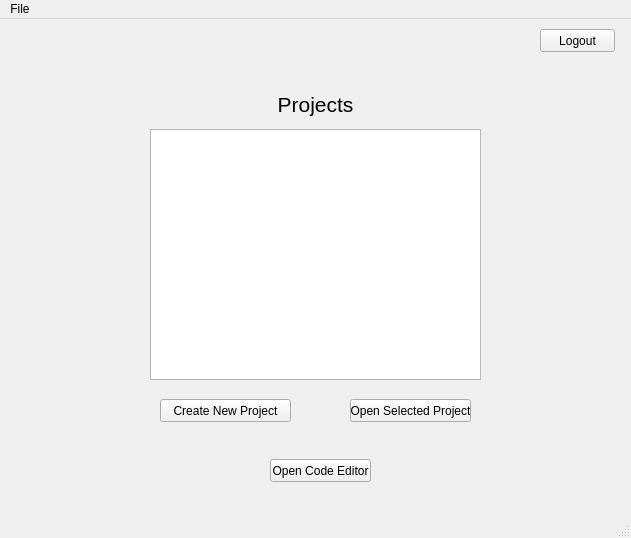
<?xml version="1.0" encoding="UTF-8"?>
<ui version="4.0">
 <class>MainWindow</class>
 <widget class="QMainWindow" name="MainWindow">
  <property name="geometry">
   <rect>
    <x>0</x>
    <y>0</y>
    <width>631</width>
    <height>538</height>
   </rect>
  </property>
  <property name="windowTitle">
   <string>MainWindow</string>
  </property>
  <widget class="QWidget" name="centralwidget">
   <widget class="QLabel" name="label_2">
    <property name="geometry">
     <rect>
      <x>250</x>
      <y>70</y>
      <width>131</width>
      <height>31</height>
     </rect>
    </property>
    <property name="font">
     <font>
      <pointsize>16</pointsize>
      <weight>50</weight>
      <bold>false</bold>
     </font>
    </property>
    <property name="text">
     <string>Projects</string>
    </property>
    <property name="alignment">
     <set>Qt::AlignCenter</set>
    </property>
   </widget>
   <widget class="QListWidget" name="project_list_widget">
    <property name="geometry">
     <rect>
      <x>150</x>
      <y>110</y>
      <width>331</width>
      <height>251</height>
     </rect>
    </property>
    <property name="font">
     <font>
      <pointsize>14</pointsize>
     </font>
    </property>
    <property name="editTriggers">
     <set>QAbstractItemView::DoubleClicked|QAbstractItemView::EditKeyPressed</set>
    </property>
    <property name="wordWrap">
     <bool>true</bool>
    </property>
    <property name="selectionRectVisible">
     <bool>true</bool>
    </property>
    <property name="itemAlignment">
     <set>Qt::AlignCenter</set>
    </property>
   </widget>
   <widget class="QPushButton" name="create_new_project_button">
    <property name="geometry">
     <rect>
      <x>160</x>
      <y>380</y>
      <width>131</width>
      <height>23</height>
     </rect>
    </property>
    <property name="text">
     <string>Create New Project</string>
    </property>
   </widget>
   <widget class="QPushButton" name="open_selected_project_button">
    <property name="enabled">
     <bool>true</bool>
    </property>
    <property name="geometry">
     <rect>
      <x>350</x>
      <y>380</y>
      <width>121</width>
      <height>23</height>
     </rect>
    </property>
    <property name="text">
     <string>Open Selected Project</string>
    </property>
   </widget>
   <widget class="QPushButton" name="logout_button">
    <property name="geometry">
     <rect>
      <x>540</x>
      <y>10</y>
      <width>75</width>
      <height>23</height>
     </rect>
    </property>
    <property name="text">
     <string>Logout</string>
    </property>
   </widget>
   <widget class="QPushButton" name="pushButton">
    <property name="geometry">
     <rect>
      <x>270</x>
      <y>440</y>
      <width>101</width>
      <height>23</height>
     </rect>
    </property>
    <property name="text">
     <string>Open Code Editor</string>
    </property>
   </widget>
  </widget>
  <widget class="QMenuBar" name="menubar">
   <property name="geometry">
    <rect>
     <x>0</x>
     <y>0</y>
     <width>631</width>
     <height>20</height>
    </rect>
   </property>
   <widget class="QMenu" name="menuFile">
    <property name="title">
     <string>File</string>
    </property>
    <addaction name="actionExit"/>
   </widget>
   <addaction name="menuFile"/>
  </widget>
  <widget class="QStatusBar" name="statusbar"/>
  <action name="actionExit">
   <property name="text">
    <string>Exit</string>
   </property>
  </action>
 </widget>
 <resources/>
 <connections/>
</ui>
